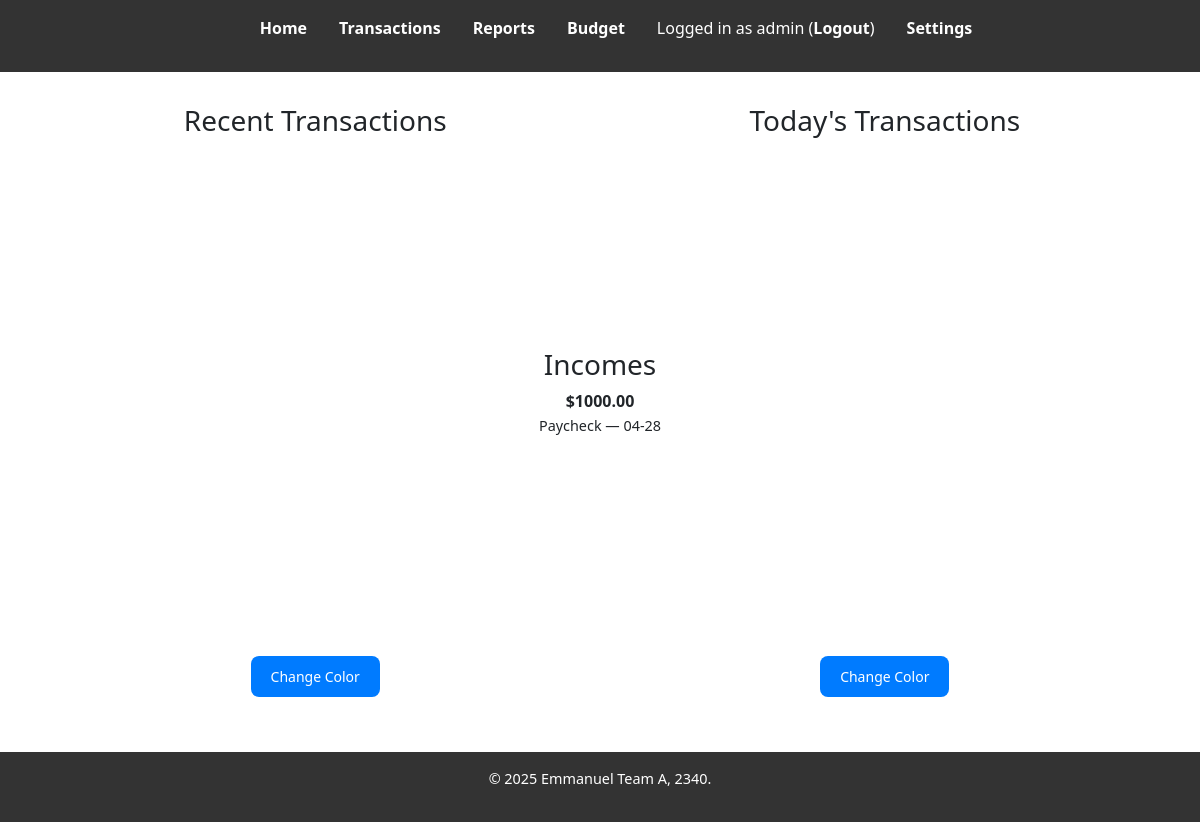
The app's page / (signed in) with its own data.
### accounts/models.py (models this page shows)
class CustomUser(AbstractUser):
    security_question = models.TextField(max_length=255)
    security_answer = models.TextField(max_length=255)
    is_2fa_enabled = models.BooleanField(default=False)
    two_factor_secret = models.TextField(max_length=64, null=True, blank=True)
    two_factor_expiry = models.DateTimeField(null=True, blank=True)

### income/models.py (models this page shows, shortened)
class Category(models.Model):
    name = models.CharField(max_length=100)

### home/views.py (the view)
# urls.py: path('', views.home, name='home'),
def home(request):
    if request.user.is_authenticated:
        expenses_qs = (Expense.objects
                       .filter(user=request.user)
                       .order_by('-date')
                       .values('amount', 'category__name', 'date'))
        incomes_qs = (Income.objects
                      .filter(user=request.user)
                      .order_by('-date')
                      .values('amount', 'category__name', 'date'))
        latest_expense = (Expense.objects
                          .filter(user=request.user)
                          .order_by('-date')
                          .first())
        latest_date = latest_expense.date.date() if latest_expense else None
    else:
        expenses_qs = []
        incomes_qs = []
        latest_date = None
    unique_expense_days = {e['date'].date() for e in expenses_qs}
    expenses = list(expenses_qs)
    incomes  = list(incomes_qs)
    for e in expenses:
        e['date'] = e['date'].strftime('%m-%d')
    for i in incomes:
        i['date'] = i['date'].strftime('%m-%d')
    num_unique_days = len(unique_expense_days)
    print(num_unique_days)
    context = {
        'expenses': json.dumps(expenses, cls=DjangoJSONEncoder),
        'incomes': json.dumps(incomes, cls=DjangoJSONEncoder),
        'incomes_raw': incomes,
        'num_days': num_unique_days,
        'has_expenses': len(expenses) > 0,
        'has_income': len(incomes) > 0,
        'latest_transaction_date': latest_date,
        'today_date': date.today(),
    }
    return render(request, 'home/home.html', context)

### home/templates/home/home.html (shortened to what this page needs)
{% extends 'base.html' %}
{% load static %}
{% block content %}
<div style="padding: 0 60px;">
    {% if user.is_authenticated %}
    <div style="padding: 0 60px;">
    {% if user.is_authenticated %}
    <div style="display: flex; justify-content: space-between; gap: 40px;">
        <div style="text-align: center; width: 40%;">
            <h3>Recent Transactions</h3>
            {% if has_expenses %}
                <div id="bar" style="width: 100%; height: 500px;"></div>
                <button onclick="changeColor('bar')"
                        style="
                        margin-top: 10px;
                        padding: 10px 20px;
                        background-color: #007BFF;
                        color: #fff;
                        border: none;
                        border-radius: 8px;
                        cursor: pointer;
                        font-size: 14px;
                        transition: background-color 0.3s ease;"
                        onmouseover="this.style.backgroundColor='#0056b3'"
                        onmouseout="this.style.backgroundColor='#007BFF'"
                >Change Color</button>
            {% else %}
                <p>You haven’t added any expenses yet</p>
            {% endif %}
        </div>
        <div style="text-align: center; width: 20%; align-self: center;">
            <h3>Incomes</h3>
            {% if has_income %}
                <ul style="list-style: none; padding: 0;">
                    {% for income in incomes_raw %}
                        <li style="margin-bottom: 10px;">
                            <strong>${{ income.amount }}</strong><br>
                            <span style="font-size: 0.9em;">{{ income.category__name }} — {{ income.date }}</span>
                        </li>
                    {% endfor %}
                </ul>
            {% else %}
                <p>No income data available.</p>
            {% endif %}
        </div>
        <div style="text-align: center; width: 40%;">
            <h3>Today's Transactions</h3>
            {% if latest_transaction_date and latest_transaction_date == today_date %}
                <div id="pie" style="width: 100%; height: 500px;"></div>
                <button onclick="changeColor('pie')"
                        style="
                        margin-top: 10px;
                        padding: 10px 20px;
                        background-color: #007BFF;
                        color: #fff;
                        border: none;
                        border-radius: 8px;
                        cursor: pointer;
                        font-size: 14px;
                        transition: background-color 0.3s ease;"
                        onmouseover="this.style.backgroundColor='#0056b3'"
                        onmouseout="this.style.backgroundColor='#007BFF'"
                >Change Color</button>
            {% elif latest_transaction_date %}
                <p>No transactions today</p>
            {% else %}
                <p>You haven’t added any expenses yet</p>
            {% endif %}
        </div>
    </div>
    {% else %}
        <h2>Welcome to MoneyParce!</h2>
        <p>Please <a href="{% url 'login' %}">log in</a> or
           <a href="{% url 'register' %}">create an account</a> to start tracking
           your income and expenses.</p>
    {% endif %}
</div>
    {% endif %}
</div>
{% endblock %}

### moneyparce/templates/base.html (shortened to what this page needs)
{% load static %}
<!DOCTYPE html>
<html lang="en">
<head>
    <link rel="stylesheet" href="{% static 'css/style.css' %}">
    <link href="https://cdn.jsdelivr.net/npm/bootstrap@5.3.3/dist/css/bootstrap.min.css" rel="stylesheet"
>
</head>
<body>
<div class="wrapper">
    <header>
        <nav>
            <ul>
                <li><a href="{% url 'home' %}">Home</a></li>
                {% if user.is_authenticated %}
                    <li><a href="{% url 'transactions' %}">Transactions</a></li>
                    <li><a href="{% url 'reports_home' %}">Reports</a></li>
                    <li><a href="{% url 'budget_list' %}">Budget</a></li>
                    <li>Logged in as {{ user.username }} (<a href="{% url 'logout' %}">Logout</a>)</li>
                    <li><a href="{% url 'settings' %}">Settings</a></li>
                {% else %}
                    <li><a href="{% url 'login' %}">Login</a></li>
                    <li><a href="{% url 'register' %}">Register</a></li>
                {% endif %}
            </ul>
        </nav>
    </header>
    <main>
        {% block content %}{% endblock %}
    </main>
    <footer>
        <p>&copy; {% now "Y" %} Emmanuel Team A, 2340.</p>
    </footer>
</div>
</body>
</html>

### moneyparce/static/css/style.css (style rules this page uses)
* { margin: 0; padding: 0; box-sizing: border-box; }
html { height : 100%; }
body { height: 100%; font-family: Arial, sans-serif; line-height: 1.6; background-color: #f4f4f4; color: #333; margin: 0; padding: 0; }
header { background-color: #333; color: #fff; padding: 1rem 0; }
header nav ul { list-style: none; display: flex; justify-content: center; }
header nav ul li { margin: 0 1rem; }
header nav ul li a { color: #fff; text-decoration: none; font-weight: bold; }
main { min-height: 85vh; flex-grow: 1; display: grid; grid-template-rows: auto 1fr auto; padding: 2rem; }
footer { width: 100%; bottom: 0; background-color: #333; color: #fff; text-align: center; padding: 1rem 0; font-size: 0.9rem; }
.wrapper { min-height: 100%; display: grid; grid-template-rows: auto 1fr auto; }

### records on screen
CustomUser: username "admin"
Category: amount "1000.00", category__name "Paycheck", date "04-28"
